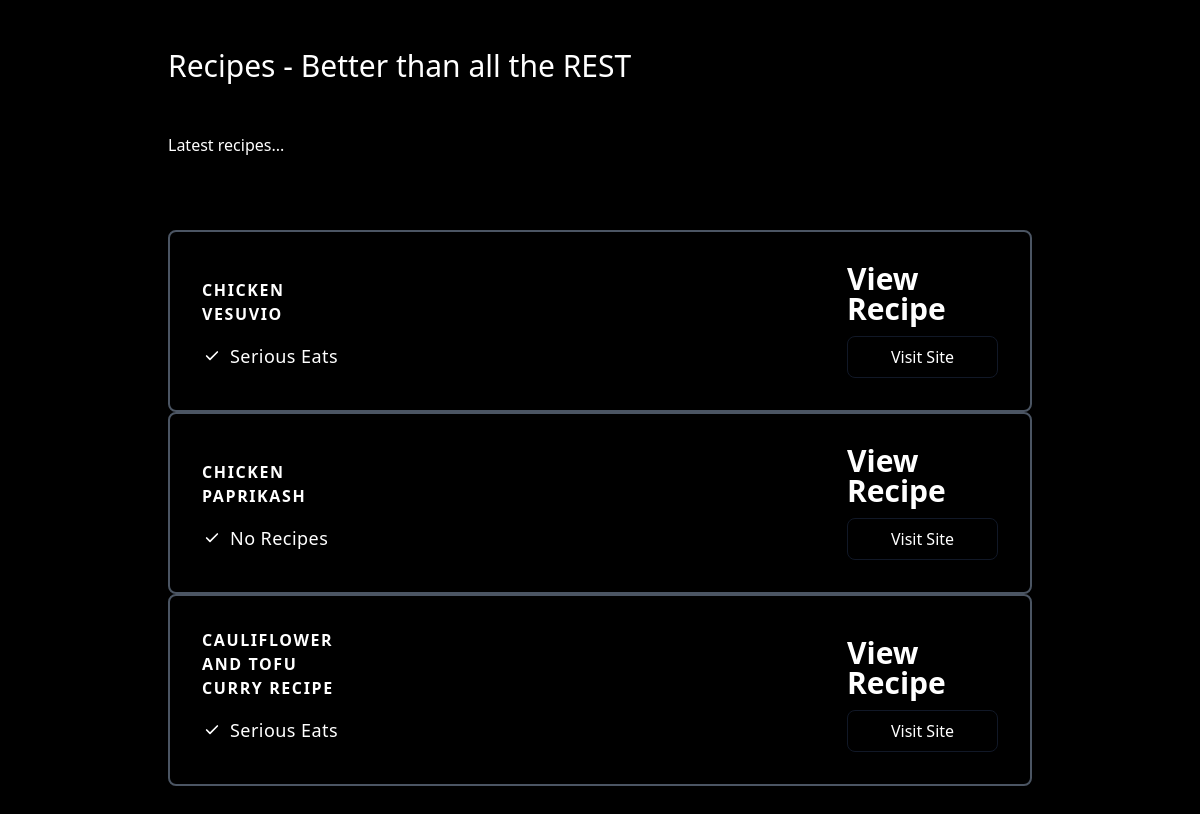
The page / on the database its author committed.
### app/models/recipe.py (models this page shows)
class Recipe(Base):
    id = Column(Integer, primary_key=True, index=True)
    label = Column(String(256), nullable=False)
    url = Column(String(256), index=True, nullable=True)
    source = Column(String(256), nullable=True)
    submitter_id = Column(String(10), ForeignKey("user.id"), nullable=True)
    submitter = relationship("User", back_populates="recipes")

### app/main.py (the view)
@root_router.get("/", status_code=200)
def root(request: Request, db: Session = Depends(get_db)) -> dict:
    recipes = crud.recipe.get_multi(db=db, limit=10)
    return TEMPLATES.TemplateResponse(
        "index.html",
        {"request": request, "recipes": recipes}
    )

### app/templates/index.html
<!DOCTYPE html>
<html>
<head>
  <link href="https://unpkg.com/tailwindcss@^2/dist/tailwind.min.css" rel="stylesheet">
</head>
<body>
  <section class="bg-black ">
    <div class="container px-5 py-12 mx-auto lg:px-20">
      <div class="flex flex-col flex-wrap pb-6 mb-12 text-white ">
        <h1 class="mb-12 text-3xl font-medium text-white">
          Recipes - Better than all the REST
        </h1>
        <p class="text-base leading-relaxed">
          Latest recipes...</p>
      </div>
      {% for recipe in recipes %}
      <div
        class="flex flex-wrap items-end justify-start w-full transition duration-500 ease-in-out transform bg-black border-2 border-gray-600 rounded-lg hover:border-white ">
        <div class="w-full xl:w-1/4 md:w-1/4">
          <div class="relative flex flex-col h-full p-8 ">
            <h2 class="mb-4 font-semibold tracking-widest text-white uppercase title-font">
              {{recipe.label}}
            </h2>
            <p class="flex items-center mb-2 text-lg font-normal tracking-wide text-white">
              <span
                class="inline-flex items-center justify-center flex-shrink-0 w-5 h-5 mr-2 text-white rounded-full bg-blue-1300">
                <svg fill="none" stroke="currentColor" stroke-linecap="round" stroke-linejoin="round" stroke-width="2.5"
                  class="w-4 h-4" viewBox="0 0 24 24">
                  <path d="M20 6L9 17l-5-5"></path>
                </svg>
              </span>{{recipe.source}}
            </p>
          </div>
        </div>
        <div class="w-full xl:w-1/4 md:w-1/4 lg:ml-auto">
          <div class="relative flex flex-col h-full p-8">
            <h1 class="flex items-end mx-auto text-3xl font-black leading-none text-white ">
              <span>View Recipe </span>
            </h1>
            <button
              class="w-full px-4 py-2 mx-auto mt-3 text-white transition duration-500 ease-in-out transform border border-gray-900 rounded-lg text-md hover:bg-gray-900 focus:shadow-outline focus:outline-none focus:ring-2 ring-offset-current ring-offset-2 focus:border-gray-700 focus:bg-gray-800 ">
              <a href="{{recipe.url}}" target="blank">Visit Site</a>
            </button>
          </div>
        </div>
      </div>
      {% endfor %}
    </div>
  </section>
</body>
</html>

### rows shown on the page
Recipe: label "CHICKEN VESUVIO", source "Serious Eats"
Recipe: label "CHICKEN PAPRIKASH", source "No Recipes"
Recipe: label "CAULIFLOWER AND TOFU CURRY RECIPE", source "Serious Eats"
